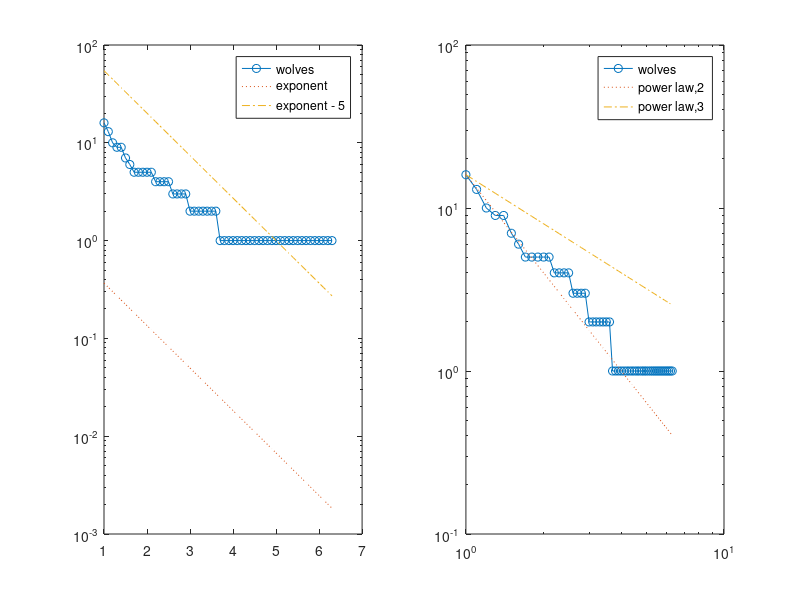

This chart was generated by the following MATLAB code: (Note: this script raises an error after producing the figure.)
%% VALIDATING THE WOLF DATASET (Prestige-based Attachment Model)
% 
% <<wolf.jpg>>
% 
% The number in a cell represents the number of occasions on which the row 
% wolf was seen to exhibit a "low posture" display directed toward the 
% column wolf. 
%
% Source: <http://www.mathworks.com http://moreno.ss.uci.edu/wolf.dat>

%% Original Data
close all
data = [   0   0   0   0   0   0   0   0   0   0   0   0   0   0   0   0
          16   0   2   0   1   1   0   1   0   0   0   0   0   0   0   0
           0   4   0   4   1   0   0   1   0   0   0   0   0   0   0   0
         144   1  38   0   0   0   0   0   0   0   0   0   0   0   0   0
          31   6  31  12   0   0   0   3   0   0   0   0   0   0   0   0
         138  25   0  74   2   0   5  15   0   4   1   1   3   0   5   5
         100  52 123  61   8  57   0   5   1   0   2   1   0   0   0   0
           0  32   0   0   0  44  22   0   2  18   3   1   4   0   1   9
          37   3   3   9   0   2   1   8   0   0   1   2   2   0   0   0
          61  69  73  37   2  38   4   0   3   0   0   0   0   0   0   0
         182   0  69  27   4  20  14  16   2   9   0   1   1   1   1   1
         154   0  60  40   5  19  16   9   1  11   0   0   3   0   3   0
         128   0  69 122  17  45  20  47   6  19   0 125   0   1   1   1
          20 165  15  25   2   7   9   5   3   3  86  29  14   0   5   4
         201   0  49  56  23  82  21  49   7  53 177  84  34   7   0   3
          29 136  41  24   1  26  78   3  42   6  46  23  12   0   7   0];

%% Preprocessing 
% Preprocessing on data to make it lower triangular and normalized.
clc
n = size(data,1);


data = tril(data);
data(1,1) = 1;
data_normalized = data ./ (sum(data,2) * ones(1,n)) ;
H = data_normalized>0;

W = data_normalized + data_normalized';
W(1,1) =1;

%% Degree Distribution
% Here we compare the degree distribution with exponential and power law
% distributions.

ccdf_x = 1:.1:max(sum(W,2));  % the partitions of the x-axis
df_hist = hist(sum(W,2),ccdf_x);
ccdf_hist = cumsum(df_hist(end:-1:1));
ccdf_hist = ccdf_hist(end:-1:1);  % computing the cummulative degree distribution
subplot(121)
semilogy(ccdf_x, ccdf_hist,'-o')
hold on
semilogy(ccdf_x, exp(-ccdf_x),':')  % approximation of power law
semilogy(ccdf_x, exp(5-ccdf_x),'-.')  % approximation of power law
legend('wolves','exponent','exponent - 5')


subplot(122)
loglog(ccdf_x, ccdf_hist,'-o')
hold on
loglog(ccdf_x, n * ccdf_x.^(-2),':')  % approximation of power law
loglog(ccdf_x, n * ccdf_x.^(-1),'-.')  % approximation of power law
legend('wolves','power law,2','power law,3')



%% Strength Distribution Predictions
% Using the hierarchy network, we generate the PA model and compare the
% predicted strength distributions and real distribution.
Wg = genericModel(H,'PA');

ccdf_x_g = 1:.1:max(sum(Wg,2));  % the partitions of the x-axis
df_hist_g = hist(sum(Wg,2),ccdf_x_g);
ccdf_hist_g = cumsum(df_hist_g(end:-1:1));
ccdf_hist_g = ccdf_hist_g(end:-1:1);  % computing the cummulative degree distribution


figure('OuterPosition', [400 400 250 250])

loglog(ccdf_x,ccdf_hist,'o')
hold on
loglog(ccdf_x_g,ccdf_hist_g,'*')
legend('Real-World Data','PBA predictions')

xlabel('node strength')
ylabel('frequency')

set(gcf,'PaperPositionMode','auto'); print('figs/wolves_distribution','-depsc','-tiff')


%% Edge Comparison
% In the previous section we showed the predictions of strength
% distributions. In this section, we compare the single weights with each
% other.

edges = tril(W,-1);
edgesG = tril(Wg,-1);



figure('OuterPosition', [400 400 250 250])

plot(edges(:),edgesG(:),'o'); lsline
xlabel('edge weights')
ylabel('estimate edge weights')

set(gcf,'PaperPositionMode','auto'); print('figs/wolves_regression','-depsc','-tiff')
